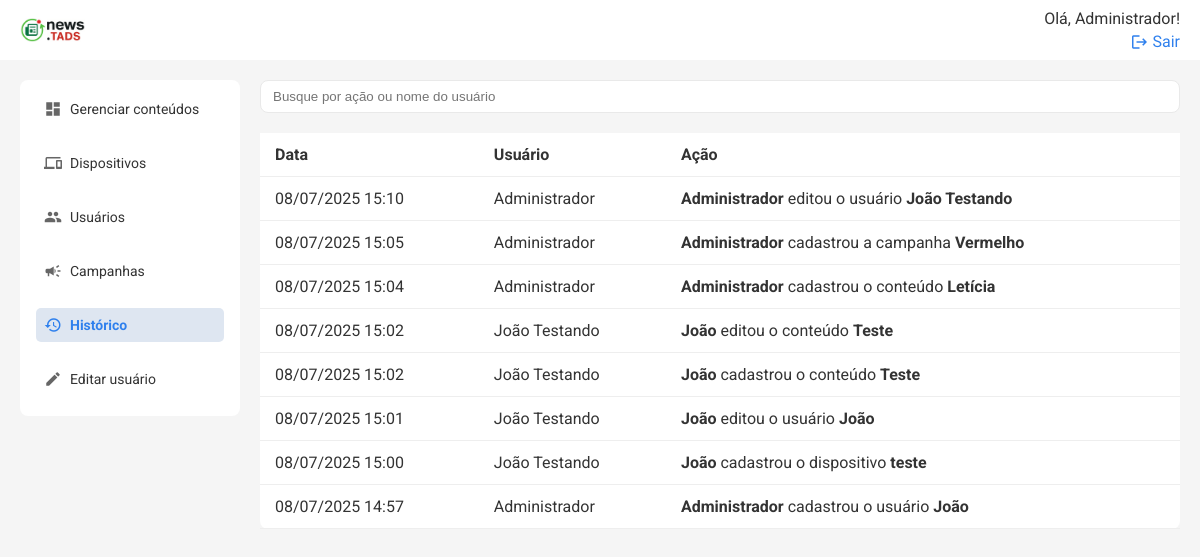
Before: /historico (signed in) with the older database file.
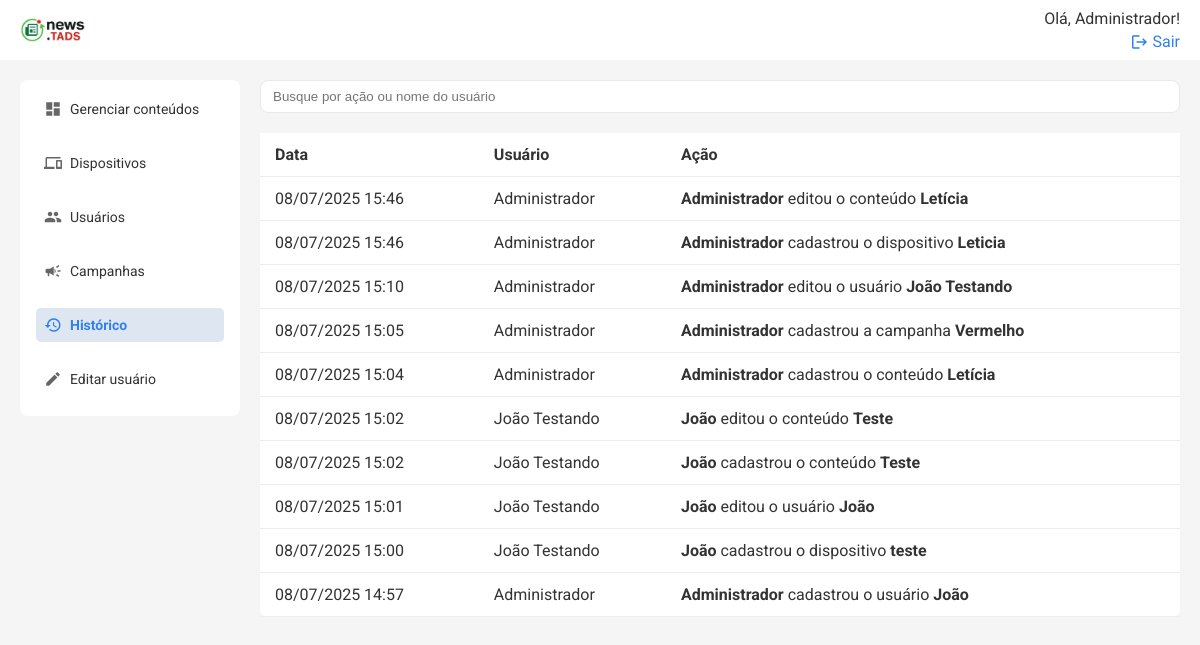
After: the same page with the newer database file.
### models.py (models this page shows, shortened)
class User(db.Model):
    id = db.Column(db.Integer, primary_key=True)
    name = db.Column(db.String(50), nullable=False)
    email = db.Column(db.String(120), nullable=False, unique=True)
    status = db.Column(db.String(10), nullable=False, default='Ativo')
    senha = db.Column(db.String(100), nullable=False)
    logs = db.relationship('Log', backref=db.backref('user'))
    is_admin = db.Column(db.Boolean, default=False)
    reset_token = db.Column(db.String(100), nullable=True)
    reset_token_expira_em = db.Column(db.DateTime, nullable=True)

class Historico(db.Model):
    id = db.Column(db.Integer, primary_key=True)
    acao = db.Column(db.String(255), nullable=False)
    data = db.Column(db.DateTime, default=datetime.utcnow)
    usuario_id = db.Column(db.Integer, db.ForeignKey('user.id'))
    usuario = db.relationship('User', backref='historicos')

### routes/historico.py (the view)
@historico_bp.route('/historico')
@login_required
@admin_required
def listar_historico():
    registros = Historico.query.order_by(Historico.data.desc()).all()
    for r in registros:
        r.data_local = para_fuso_local(r.data)
    return render_template('historico.html', historico=registros)

### timezone.py (called while the page is built)
def para_fuso_local(dt):
    if dt.tzinfo is None:
        from pytz import utc
        dt = utc.localize(dt)
    return dt.astimezone(FUSO_MS)

### templates/historico.html (shortened to what this page needs)
{% extends 'base.html' %} {% block title %}Histórico{% endblock %} {% block
content %}
<div class="search-cta">
    <input
        type="text"
        placeholder="Busque por ação ou nome do usuário"
        class="search"
        id="buscaHistorico"
    />
</div>
<div class="table-wrapper">
    <table class="table">
        <thead>
            <tr>
                <th>Data</th>
                <th>Usuário</th>
                <th>Ação</th>
            </tr>
        </thead>
        <tbody id="historicoTableBody">
            {% for item in historico %}
            <tr>
                <td>{{ item.data_local.strftime('%d/%m/%Y %H:%M') }}</td>
                <td>{{ item.usuario.name if item.usuario else 'Sistema' }}</td>
                <td>{{ item.acao|safe }}</td>
            </tr>
            {% endfor %}
        </tbody>
    </table>
</div>
{% endblock %}

### templates/base.html (shortened to what this page needs)
<!DOCTYPE html>
<html lang="pt-BR">
    <head>
        <link
            rel="stylesheet"
            href="{{ url_for('static', filename='css/styles.css') }}"
        />
    </head>
    <body>
        {% include 'topo.html' %}
        <div class="container">
            {% include 'menu.html' %}
            <main class="content">{% block content %}{% endblock %}</main>
        </div>
    </body>
</html>

### templates/topo.html (shortened to what this page needs)
<header class="topbar">
    <a href="{{ url_for('conteudos.listar_conteudos') }}" class="logo-topo">
        <img
            src="{{ url_for('static', filename='images/if_news.png') }}"
            alt="IFMS Logo"
            style="height: 24px; vertical-align: middle; margin-right: 8px"
        />
    </a>
    <div class="profile">
        {% if session['user_name'] %}
        <span>Olá, {{ session['user_name'] }}!</span>
        <a href="{{ url_for('auth.logout') }}">
            <span class="material-icons">logout</span>
            Sair
        </a>
        {% else %}
        <a href="{{ url_for('auth.login_usuario') }}">Entrar</a>
        {% endif %}
    </div>
</header>

### templates/menu.html
<aside class="sidebar">
    <nav>
        <a
            href="{{ url_for('conteudos.listar_conteudos') }}"
            class="{% if request.path == url_for('conteudos.listar_conteudos') %}active{% endif %}"
        >
            <span class="material-icons">dashboard</span>
            Gerenciar conteúdos
        </a>
        <a
            href="{{ url_for('telas.listar_dispositivos') }}"
            class="{% if request.path == url_for('telas.listar_dispositivos') %}active{% endif %}"
        >
            <span class="material-icons">devices</span>
            Dispositivos
        </a>
        {% if session.get('user_id') and session.get('is_admin') %}
        <a
            href="{{ url_for('users.listar_usuarios') }}"
            class="{% if request.path == url_for('users.listar_usuarios') %}active{% endif %}"
        >
            <span class="material-icons">people</span>
            Usuários
        </a>
        {% endif %}
        <a
            href="{{ url_for('campanhas.listar_campanhas') }}"
            class="{% if request.path == url_for('campanhas.listar_campanhas') %}active{% endif %}"
        >
            <span class="material-icons">campaign</span>
            Campanhas
        </a>
        {% if session.get('user_id') and session.get('is_admin') %}
        <a
            href="{{ url_for('historico.listar_historico') }}"
            class="{% if request.path == url_for('historico.listar_historico') %}active{% endif %}"
        >
            <span class="material-icons">history</span>
            Histórico
        </a>
        {% endif %}
        <a href="#" id="editProfileLink">
            <span class="material-icons">edit</span>
            Editar usuário
        </a>
    </nav>
</aside>

### static/css/styles.css (style rules this page uses)
* { box-sizing: border-box; }
body { margin: 0; font-family: 'Roboto', sans-serif; color: #333; background-color: #f5f5f5; }
.container { display: flex; height: 100vh; }
.sidebar { width: 220px; background: #ffffff; font-size: 14px; padding: 12px 16px 0 16px; box-sizing: border-box; margin: 80px 0 0 20px; border-radius: 8px; height: fit-content; }
.sidebar nav a { display: flex; align-items: center; gap: 8px; margin-bottom: 20px; text-decoration: none; color: #333; padding: 8px; border-radius: 5px; transition: background 0.3s; }
.sidebar nav a .material-icons { font-size: 20px; color: #666; }
.sidebar nav a.active .material-icons { color: #2f80ed; }
.sidebar nav a.active { background: #dee6f1; font-weight: bold; color: #2f80ed; }
.content { flex: 1; display: flex; flex-direction: column; padding: 20px; margin-top: 60px; box-sizing: border-box; overflow: hidden; height: calc(100vh - 60px); }
.table-wrapper { flex: 1; overflow-y: auto; }
.table thead th { position: sticky; top: 0; background: white; z-index: 1; }
.topbar { width: 100%; background: #ffffff; padding-inline: 20px; box-sizing: border-box; display: flex; justify-content: space-between; align-items: center; position: fixed; top: 0; left: 0; height: 60px; z-index: 100; }
.topbar .profile a { text-align: right; font-size: 16px; color: #2f80ed; text-decoration: none; display: flex; align-items: center; gap: 4px; }
.topbar .profile a .material-icons { font-size: 16px; }
.profile { display: flex; flex-direction: column; align-items: flex-end; gap: 4px; }
.search-cta { display: flex; gap: 12px; margin-bottom: 20px; }
.search { padding: 8px 12px; width: 100%; border: 1px solid #e9e9e9; border-radius: 8px; outline: none; }
.table { width: 100%; border-collapse: collapse; background: white; border-radius: 8px; }
.table th, .table td { padding: 12px 15px; border-bottom: 1px solid #eee; vertical-align: middle; }
.table th { text-align: left; }
.material-icons { font-size: 18px !important; vertical-align: middle; }

Changed rows visible on the page:
added Historico: data_local "08/07/2025 15:46", usuario "Administrador", acao "Administrador editou o conteúdo Letícia"
added Historico: data_local "08/07/2025 15:46", usuario "Administrador", acao "Administrador cadastrou o dispositivo Leticia"
